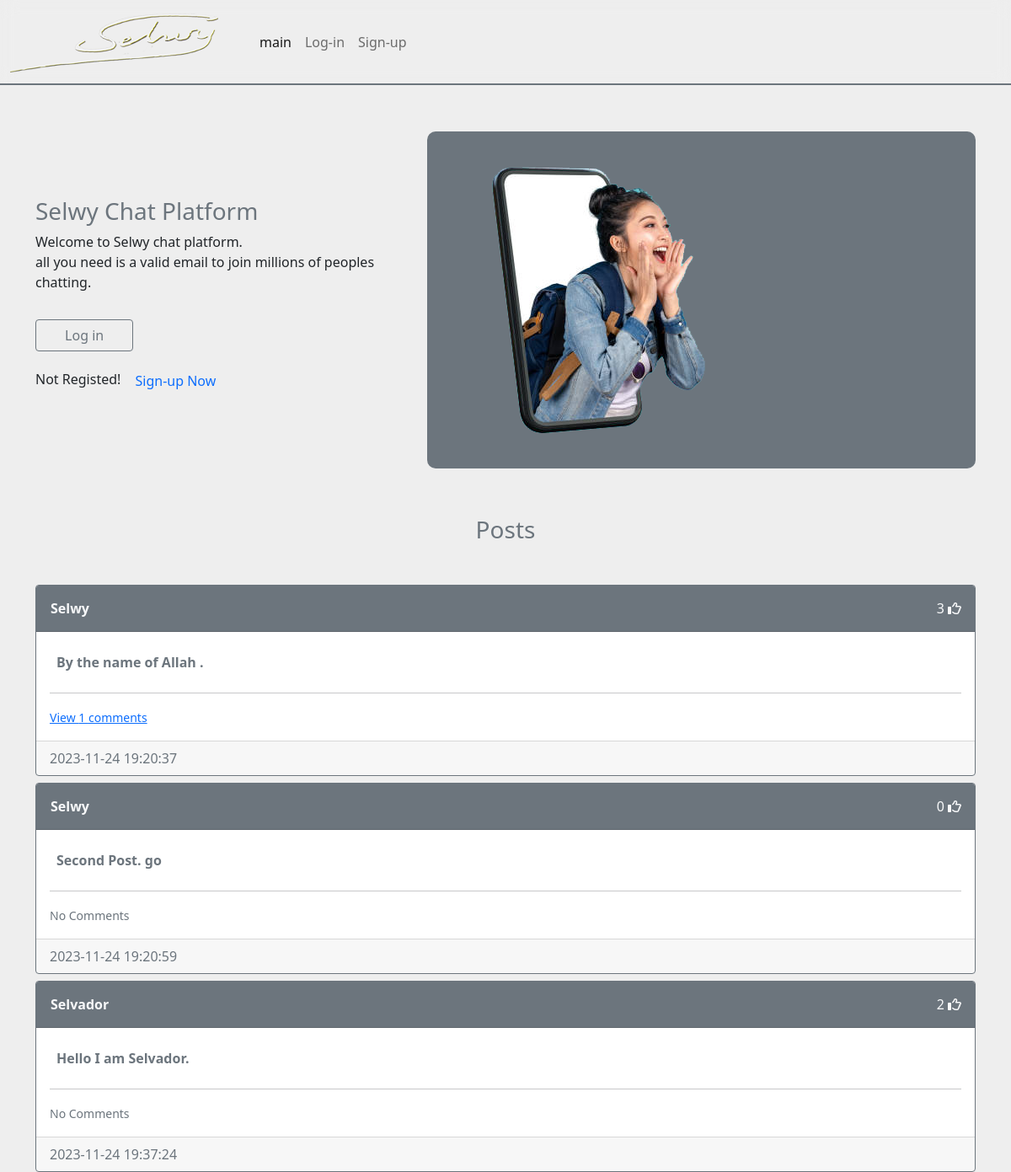
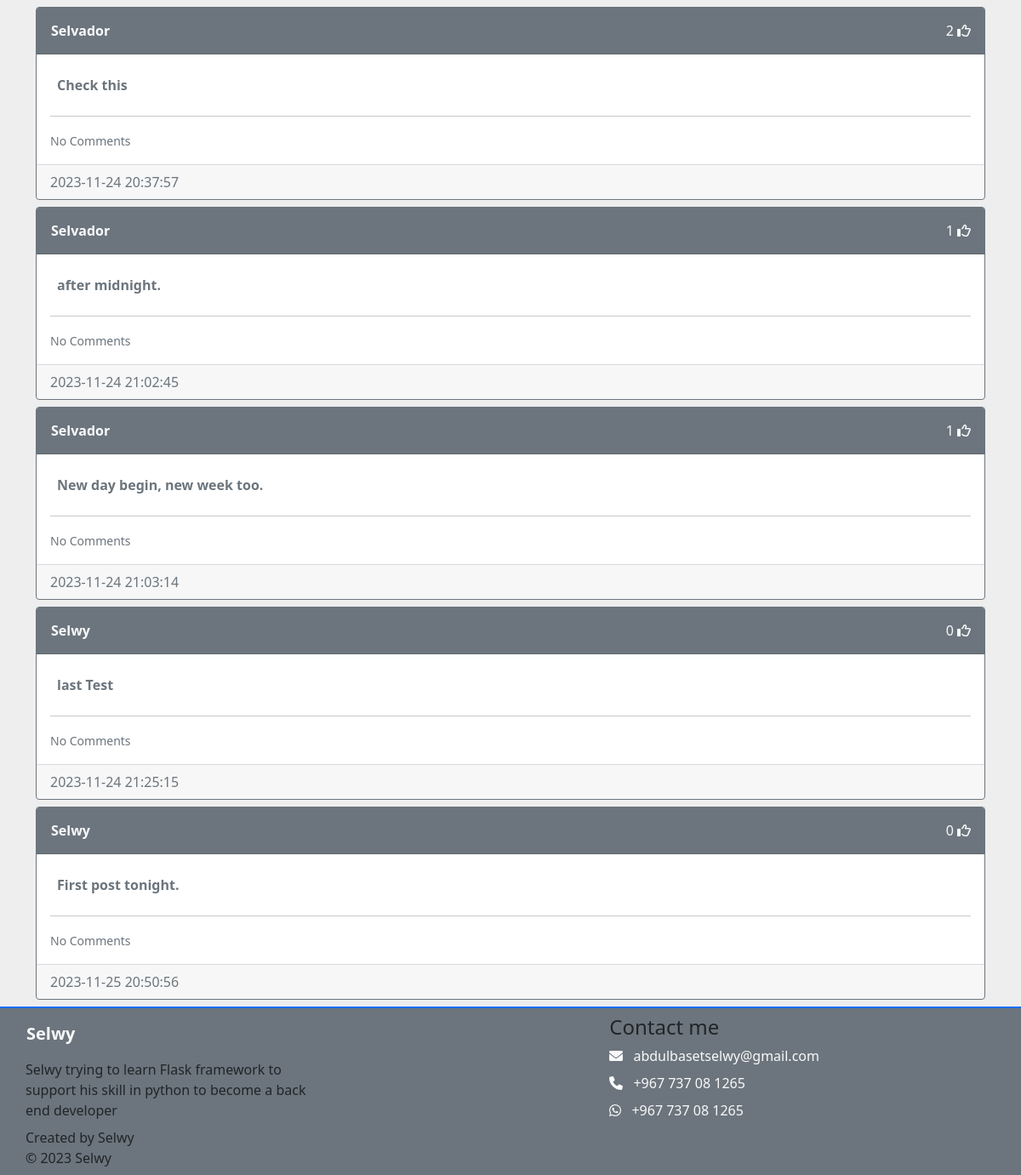
The app's page /main with its own data (2 pictures, top to bottom).
### MyWebsite/models.py (models this page shows)
class Post(db.Model):
    id= db.Column(db.Integer, primary_key= True)
    text= db.Column(db.Text, nullable= False)
    created_date= db.Column(db.DateTime(timezone=True), default= func.now())
    author= db.Column(db.Integer, db.ForeignKey('user.id', ondelete='CASCADE'), nullable=False)
    comments= db.relationship('Comment', backref='post', passive_deletes= True)
    likes= db.relationship('Like', backref='post', passive_deletes= True)

class User(db.Model, UserMixin):
    id= db.Column(db.Integer, primary_key=True)
    username= db.Column(db.String(150), unique=True)
    email= db.Column(db.String(150), unique=True)
    password= db.Column(db.String(20))
    created_date= db.Column(db.DateTime(timezone=True),default=func.now())
    posts= db.relationship('Post', backref='user', passive_deletes=True)
    comments= db.relationship('Comment', backref='user', passive_deletes= True)
    likes= db.relationship('Like', backref='user', passive_deletes= True)

### MyWebsite/views.py (the view)
@views.route("/")
@views.route("/main", methods=['GET'])
def main():
    posts= Post.query.all()
    return render_template("main.html",user= None, posts= posts,  )

### MyWebsite/Templates/main.html (shortened to what this page needs)
{% extends "posts_div.html" %}
{% block section %}
<div class="row my-5">
    <div class="container fluid d-flex justify-content-between align-items-center py-2">
        <div class="col-md-5">
            <h3 class="ps-0">Selwy Chat Platform</h3>
            <p class="text-dark ps-0">Welcome to Selwy chat platform. <br> all you need is a valid
                email to join millions of peoples chatting.</p>
            <a href="/login" class="btn btn-outline-secondary w-25 my-3"> Log in </a>
            <div>
                <p class="text-dark ps-0 d-inline-block">Not Registed!</p>
                <a href="/signup" class="btn text-primary">Sign-up Now</a>
            </div>
        </div>
        <div class="col-md-7">
            <div class="box bg-secondary">
                <img src="/static/images/social-1.png" alt="">
            </div>
        </div>
    </div>
</div>
{% endblock %}
{% block post_section %}
<h3 align="center" class="my-5">{% block header %}Posts{% endblock %}</h3>
<div id="show" class="mt-5">
    {% for post in posts %}
    <div class="card border-secondary mb-2">
        <div class="card-header d-flex justify-content-between align-items-center bg-secondary text-light">
            <a href="all-user-posts/{{post.user.username }}" class="btn rounded-pill  fw-bold text-light ps-0">{{ post.user.username}}</a>
            <div>
                <span class="like-post" id="like-post-{{post.id}}">{{ post.likes|length }}</span>
                <i class="far fa-thumbs-up" id=""></i>
            </div>
        </div>
        <div class="card-body">
            <div class="card-text text-secondary fw-bold ps-2 py-2 ">{{ post.text }}</div>
            <hr>
            <p class="card-text">
                {% if post.comments|length > 0 %}
                <a data-bs-toggle="collapse" href="#comments-{{post.id}}" role="button">
                    <small>View {{ post.comments|length }} comments</small>
                </a>
                {% else %}
                <small class="text-muted">No Comments</small>
                {% endif %}
            </p>
        </div>
        <div class="card-footer text-muted">{{ post.created_date }}</div>
    </div>
    {% endfor %}
</div>
{% endblock %}

### MyWebsite/Templates/posts_div.html (shortened to what this page needs)
{% extends "base.html" %}
{% block content %}
{% block section %}
{% endblock %}
{% block post_section %}{% endblock %}
{% endblock %}

### MyWebsite/Templates/base.html (shortened to what this page needs)
<!DOCTYPE html>
<html lang="en">
<head>
    <link rel="stylesheet" href="/static/css/bootstrap.min.css">
    <link rel="stylesheet" href="/static/css/main.css">
</head>
<body>
<nav class="navbar navbar-expand-lg navbar-light mb-2 fixed">
    <div class="container-fluid">
        <a href="#" class="navbar-brand"><img class="" src="/static/images/selwyLogo3.png" alt=""></a>
        <div class="collapse navbar-collapse " id="selwy">
            <ul class="navbar-nav ms-lg-4">
                {% if user.is_authenticated %}
                <li class="nav-item">
                    <a href="/home" class="nav-link active">Home</a>
                </li>
                <li class="nav-item">
                    <a href="/log-out" class="nav-link  ">Log-out</a>
                </li>
                {% else %}
                <li class="nav-item">
                    <a href="/main" class="nav-link active">main</a>
                </li>
                <li class="nav-item">
                    <a href="/login" class="nav-link">Log-in</a>
                </li>
                <li class="nav-item">
                    <a href="/sign-up" class="nav-link">Sign-up</a>
                </li>
                {% endif %}
            </ul>
        </div>
    </div>
</nav>
<div class="container">
    {% block content %}
    {% endblock %}
</div>
<div class="footer py-2 bg-secondary text-center text-md-start">
    <div class="container d-flex">
        <div class="row">
            <div class="col-md-6 col-lg-4 ps-0">
                <a href="#" class="btn rounded-pill w-100 fs-5 fw-bold text-light text-start ps-0">Selwy</a>
                <p class="text-start text-dark my-2">
                    Selwy trying to learn Flask framework to support his skill in python to become a back end developer
                </p>
                <div class="created-by">
                    Created by
                    <span>Selwy</span>
                </div>
                <div class="copy md-4">
                    &copy; 2023
                    <span>Selwy</span>
                </div>
            </div>
            <div class="col-md-6 col-lg-4 ps-0"></div>
            <div class="col-md-6 col-lg-4 ps-0">
                <h4 class="text-dark">Contact me</h4>
                <div class="mail my-2 text-light">
                    <a href="#" class="text-light me-2"><i class="fas fa-envelope"></i></a>
                    <span>abdulbasetselwy@gmail.com</span>
                </div>
                <div class="mail my-2 text-light">
                    <a href="#" class="text-light me-2"><i class="fas fa-phone"></i></a>
                    <span>+967 737 08 1265</span>
                </div>
                <div class="mail my-2 text-light">
                    <a href="#" class="text-light me-2"><i class="fa-brands fa-whatsapp"></i></a>
                    <span>+967 737 08 1265</span>
                </div>
            </div>
        </div>
    </div>
</div>
</body>
</html>

### MyWebsite/static/css/main.css (style rules this page uses)
body { box-sizing: border-box; margin: 0; background: #eee; position: relative; padding-top: 100px; }
.fixed { position:fixed; left: 0; top: 0; width: 100%; z-index: 1000; border-bottom: 2px solid #6c757d;; backdrop-filter: blur(10px); color:#6c757d; }
svg { cursor: pointer; }
h1,h2,h3,h4,h5,h6 { color:#6c757d; }
.box { border-radius: 10px; }
.footer { background-color: #c5c4cb; border-top: 2px solid #0d6efd; }

### records on screen
Post: user.username "Selwy", likes|length "3", text "By the name of Allah .", comments|length "1", created_date "2023-11-24 19:20:37"
Post: user.username "Selwy", likes|length "0", text "Second Post. go", shows "No Comments", created_date "2023-11-24 19:20:59"
Post: user.username "Selvador", likes|length "2", text "Hello I am Selvador.", shows "No Comments", created_date "2023-11-24 19:37:24"
Post: user.username "Selvador", likes|length "2", text "Check this", shows "No Comments", created_date "2023-11-24 20:37:57"
Post: user.username "Selvador", likes|length "1", text "after midnight.", shows "No Comments", created_date "2023-11-24 21:02:45"
Post: user.username "Selvador", likes|length "1", text "New day begin, new week too.", shows "No Comments", created_date "2023-11-24 21:03:14"
Post: user.username "Selwy", likes|length "0", text "last Test", shows "No Comments", created_date "2023-11-24 21:25:15"
Post: user.username "Selwy", likes|length "0", text "First post tonight.", shows "No Comments", created_date "2023-11-25 20:50:56"
